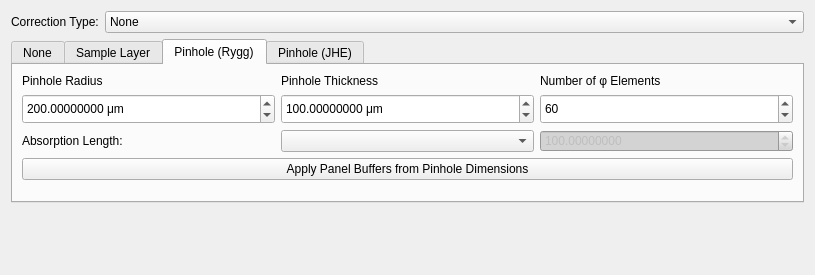
<?xml version="1.0" encoding="UTF-8"?>
<ui version="4.0">
 <class>pinhole_correction_editor</class>
 <widget class="QWidget" name="pinhole_correction_editor">
  <property name="geometry">
   <rect>
    <x>0</x>
    <y>0</y>
    <width>815</width>
    <height>275</height>
   </rect>
  </property>
  <property name="sizePolicy">
   <sizepolicy hsizetype="Preferred" vsizetype="Fixed">
    <horstretch>0</horstretch>
    <verstretch>0</verstretch>
   </sizepolicy>
  </property>
  <property name="windowTitle">
   <string>Pinhole Correction Editor</string>
  </property>
  <property name="styleSheet">
   <string notr="true">QDoubleSpinBox:disabled {background-color: LightGray;}
</string>
  </property>
  <layout class="QGridLayout" name="gridLayout">
   <item row="2" column="0" colspan="2">
    <widget class="HiddenBarTabWidget" name="tab_widget">
     <property name="sizePolicy">
      <sizepolicy hsizetype="Expanding" vsizetype="Fixed">
       <horstretch>0</horstretch>
       <verstretch>0</verstretch>
      </sizepolicy>
     </property>
     <property name="currentIndex">
      <number>2</number>
     </property>
     <widget class="QWidget" name="none_tab">
      <attribute name="title">
       <string>None</string>
      </attribute>
     </widget>
     <widget class="QWidget" name="sample_layer_tab">
      <attribute name="title">
       <string>Sample Layer</string>
      </attribute>
      <layout class="QGridLayout" name="gridLayout_4">
       <item row="0" column="0">
        <widget class="QLabel" name="sample_layer_standoff_label">
         <property name="text">
          <string>Layer Standoff</string>
         </property>
        </widget>
       </item>
       <item row="0" column="2">
        <widget class="QLabel" name="sample_pinhole_thickness_label">
         <property name="text">
          <string>Pinhole Thickness</string>
         </property>
        </widget>
       </item>
       <item row="1" column="2">
        <widget class="ScientificDoubleSpinBox" name="sample_pinhole_thickness">
         <property name="minimumSize">
          <size>
           <width>0</width>
           <height>30</height>
          </size>
         </property>
         <property name="keyboardTracking">
          <bool>false</bool>
         </property>
         <property name="suffix">
          <string> μm</string>
         </property>
         <property name="decimals">
          <number>8</number>
         </property>
         <property name="minimum">
          <double>0.100000000000000</double>
         </property>
         <property name="maximum">
          <double>10000000.000000000000000</double>
         </property>
         <property name="singleStep">
          <double>0.010000000000000</double>
         </property>
         <property name="value">
          <double>100.000000000000000</double>
         </property>
        </widget>
       </item>
       <item row="1" column="0">
        <widget class="ScientificDoubleSpinBox" name="sample_layer_standoff">
         <property name="minimumSize">
          <size>
           <width>0</width>
           <height>30</height>
          </size>
         </property>
         <property name="keyboardTracking">
          <bool>false</bool>
         </property>
         <property name="suffix">
          <string> μm</string>
         </property>
         <property name="decimals">
          <number>8</number>
         </property>
         <property name="minimum">
          <double>0.100000000000000</double>
         </property>
         <property name="maximum">
          <double>10000000.000000000000000</double>
         </property>
         <property name="singleStep">
          <double>0.010000000000000</double>
         </property>
         <property name="value">
          <double>150.000000000000000</double>
         </property>
        </widget>
       </item>
       <item row="1" column="1">
        <widget class="ScientificDoubleSpinBox" name="sample_layer_thickness">
         <property name="minimumSize">
          <size>
           <width>0</width>
           <height>30</height>
          </size>
         </property>
         <property name="keyboardTracking">
          <bool>false</bool>
         </property>
         <property name="suffix">
          <string> μm</string>
         </property>
         <property name="decimals">
          <number>8</number>
         </property>
         <property name="minimum">
          <double>0.100000000000000</double>
         </property>
         <property name="maximum">
          <double>10000000.000000000000000</double>
         </property>
         <property name="singleStep">
          <double>0.010000000000000</double>
         </property>
         <property name="value">
          <double>5.000000000000000</double>
         </property>
        </widget>
       </item>
       <item row="0" column="1">
        <widget class="QLabel" name="sample_layer_thickness_label">
         <property name="text">
          <string>Layer Thickness</string>
         </property>
        </widget>
       </item>
       <item row="2" column="1">
        <spacer name="verticalSpacer_3">
         <property name="orientation">
          <enum>Qt::Vertical</enum>
         </property>
         <property name="sizeHint" stdset="0">
          <size>
           <width>20</width>
           <height>1</height>
          </size>
         </property>
        </spacer>
       </item>
      </layout>
     </widget>
     <widget class="QWidget" name="rygg_tab">
      <attribute name="title">
       <string>Pinhole (Rygg)</string>
      </attribute>
      <layout class="QGridLayout" name="gridLayout_5">
       <item row="1" column="2">
        <widget class="QSpinBox" name="rygg_num_phi_elements">
         <property name="minimumSize">
          <size>
           <width>0</width>
           <height>30</height>
          </size>
         </property>
         <property name="toolTip">
          <string>&lt;html&gt;&lt;head/&gt;&lt;body&gt;&lt;p&gt;The number of φ elements to use for integration.&lt;/p&gt;&lt;p&gt;Larger is more accurate, but also takes longer to compute.&lt;/p&gt;&lt;/body&gt;&lt;/html&gt;</string>
         </property>
         <property name="keyboardTracking">
          <bool>false</bool>
         </property>
         <property name="minimum">
          <number>1</number>
         </property>
         <property name="maximum">
          <number>10000</number>
         </property>
         <property name="value">
          <number>60</number>
         </property>
        </widget>
       </item>
       <item row="1" column="0">
        <widget class="ScientificDoubleSpinBox" name="rygg_radius">
         <property name="minimumSize">
          <size>
           <width>0</width>
           <height>30</height>
          </size>
         </property>
         <property name="keyboardTracking">
          <bool>false</bool>
         </property>
         <property name="suffix">
          <string> μm</string>
         </property>
         <property name="decimals">
          <number>8</number>
         </property>
         <property name="maximum">
          <double>100000000.000000000000000</double>
         </property>
         <property name="singleStep">
          <double>0.010000000000000</double>
         </property>
         <property name="value">
          <double>200.000000000000000</double>
         </property>
        </widget>
       </item>
       <item row="0" column="1">
        <widget class="QLabel" name="rygg_thickness_label">
         <property name="text">
          <string>Pinhole Thickness</string>
         </property>
        </widget>
       </item>
       <item row="0" column="2">
        <widget class="QLabel" name="rygg_num_phi_elements_label">
         <property name="toolTip">
          <string>&lt;html&gt;&lt;head/&gt;&lt;body&gt;&lt;p&gt;The number of φ elements to use for integration.&lt;/p&gt;&lt;p&gt;Larger is more accurate, but also takes longer to compute.&lt;/p&gt;&lt;/body&gt;&lt;/html&gt;</string>
         </property>
         <property name="text">
          <string>&lt;html&gt;&lt;head/&gt;&lt;body&gt;&lt;p&gt;Number of φ Elements&lt;/p&gt;&lt;/body&gt;&lt;/html&gt;</string>
         </property>
        </widget>
       </item>
       <item row="0" column="0">
        <widget class="QLabel" name="rygg_radius_label">
         <property name="text">
          <string>Pinhole Radius</string>
         </property>
        </widget>
       </item>
       <item row="3" column="0" colspan="3">
        <widget class="QPushButton" name="rygg_apply_panel_buffers">
         <property name="toolTip">
          <string>&lt;html&gt;&lt;head/&gt;&lt;body&gt;&lt;p&gt;Apply panel buffers computed via the pinhole dimensions. These will be merged with any other panel buffers already present on the detectors.&lt;/p&gt;&lt;/body&gt;&lt;/html&gt;</string>
         </property>
         <property name="text">
          <string>Apply Panel Buffers from Pinhole Dimensions</string>
         </property>
        </widget>
       </item>
       <item row="1" column="1">
        <widget class="ScientificDoubleSpinBox" name="rygg_thickness">
         <property name="minimumSize">
          <size>
           <width>0</width>
           <height>30</height>
          </size>
         </property>
         <property name="keyboardTracking">
          <bool>false</bool>
         </property>
         <property name="suffix">
          <string> μm</string>
         </property>
         <property name="decimals">
          <number>8</number>
         </property>
         <property name="maximum">
          <double>100000000.000000000000000</double>
         </property>
         <property name="singleStep">
          <double>0.010000000000000</double>
         </property>
         <property name="value">
          <double>100.000000000000000</double>
         </property>
        </widget>
       </item>
       <item row="4" column="1">
        <spacer name="verticalSpacer_4">
         <property name="orientation">
          <enum>Qt::Vertical</enum>
         </property>
         <property name="sizeHint" stdset="0">
          <size>
           <width>20</width>
           <height>10</height>
          </size>
         </property>
        </spacer>
       </item>
       <item row="2" column="0">
        <widget class="QLabel" name="rygg_absorption_length_label">
         <property name="text">
          <string>Absorption Length:</string>
         </property>
        </widget>
       </item>
       <item row="2" column="1">
        <widget class="QComboBox" name="rygg_absorption_length_selector"/>
       </item>
       <item row="2" column="2">
        <widget class="ScientificDoubleSpinBox" name="rygg_absorption_length_value">
         <property name="enabled">
          <bool>false</bool>
         </property>
         <property name="decimals">
          <number>8</number>
         </property>
         <property name="minimum">
          <double>0.000001000000000</double>
         </property>
         <property name="maximum">
          <double>100000000.000000000000000</double>
         </property>
         <property name="value">
          <double>100.000000000000000</double>
         </property>
        </widget>
       </item>
      </layout>
     </widget>
     <widget class="QWidget" name="jhe_tab">
      <attribute name="title">
       <string>Pinhole (JHE)</string>
      </attribute>
      <layout class="QGridLayout" name="gridLayout_7">
       <item row="2" column="0" colspan="2">
        <widget class="QPushButton" name="jhe_apply_panel_buffers">
         <property name="toolTip">
          <string>&lt;html&gt;&lt;head/&gt;&lt;body&gt;&lt;p&gt;Apply panel buffers computed via the pinhole dimensions. These will be merged with any other panel buffers already present on the detectors.&lt;/p&gt;&lt;/body&gt;&lt;/html&gt;</string>
         </property>
         <property name="text">
          <string>Apply Panel Buffers from Pinhole Dimensions</string>
         </property>
        </widget>
       </item>
       <item row="0" column="0">
        <widget class="QLabel" name="jhe_radius_label">
         <property name="text">
          <string>Pinhole Radius</string>
         </property>
        </widget>
       </item>
       <item row="1" column="0">
        <widget class="ScientificDoubleSpinBox" name="jhe_radius">
         <property name="minimumSize">
          <size>
           <width>0</width>
           <height>30</height>
          </size>
         </property>
         <property name="keyboardTracking">
          <bool>false</bool>
         </property>
         <property name="suffix">
          <string> μm</string>
         </property>
         <property name="decimals">
          <number>8</number>
         </property>
         <property name="maximum">
          <double>100000000.000000000000000</double>
         </property>
         <property name="singleStep">
          <double>0.010000000000000</double>
         </property>
         <property name="value">
          <double>200.000000000000000</double>
         </property>
        </widget>
       </item>
       <item row="0" column="1">
        <widget class="QLabel" name="jhe_thickness_label">
         <property name="text">
          <string>Pinhole Thickness</string>
         </property>
        </widget>
       </item>
       <item row="1" column="1">
        <widget class="ScientificDoubleSpinBox" name="jhe_thickness">
         <property name="minimumSize">
          <size>
           <width>0</width>
           <height>30</height>
          </size>
         </property>
         <property name="keyboardTracking">
          <bool>false</bool>
         </property>
         <property name="suffix">
          <string> μm</string>
         </property>
         <property name="decimals">
          <number>8</number>
         </property>
         <property name="maximum">
          <double>100000000.000000000000000</double>
         </property>
         <property name="singleStep">
          <double>0.010000000000000</double>
         </property>
         <property name="value">
          <double>100.000000000000000</double>
         </property>
        </widget>
       </item>
       <item row="3" column="0" colspan="2">
        <spacer name="verticalSpacer_5">
         <property name="orientation">
          <enum>Qt::Vertical</enum>
         </property>
         <property name="sizeHint" stdset="0">
          <size>
           <width>20</width>
           <height>10</height>
          </size>
         </property>
        </spacer>
       </item>
      </layout>
     </widget>
    </widget>
   </item>
   <item row="0" column="0">
    <widget class="QLabel" name="correction_type_label">
     <property name="sizePolicy">
      <sizepolicy hsizetype="Fixed" vsizetype="Preferred">
       <horstretch>0</horstretch>
       <verstretch>0</verstretch>
      </sizepolicy>
     </property>
     <property name="text">
      <string>Correction Type:</string>
     </property>
    </widget>
   </item>
   <item row="0" column="1">
    <widget class="QComboBox" name="correction_type">
     <item>
      <property name="text">
       <string>None</string>
      </property>
     </item>
     <item>
      <property name="text">
       <string>Sample Layer</string>
      </property>
     </item>
     <item>
      <property name="text">
       <string>Pinhole (Rygg)</string>
      </property>
     </item>
     <item>
      <property name="text">
       <string>Pinhole (JHE)</string>
      </property>
     </item>
    </widget>
   </item>
   <item row="3" column="0" colspan="2">
    <spacer name="verticalSpacer">
     <property name="orientation">
      <enum>Qt::Vertical</enum>
     </property>
     <property name="sizeHint" stdset="0">
      <size>
       <width>20</width>
       <height>0</height>
      </size>
     </property>
    </spacer>
   </item>
  </layout>
 </widget>
 <customwidgets>
  <customwidget>
   <class>ScientificDoubleSpinBox</class>
   <extends>QDoubleSpinBox</extends>
   <header>scientificspinbox.py</header>
  </customwidget>
  <customwidget>
   <class>HiddenBarTabWidget</class>
   <extends>QTabWidget</extends>
   <header>hidden_bar_tab_widget</header>
   <container>1</container>
  </customwidget>
 </customwidgets>
 <tabstops>
  <tabstop>correction_type</tabstop>
  <tabstop>tab_widget</tabstop>
  <tabstop>sample_layer_standoff</tabstop>
  <tabstop>sample_layer_thickness</tabstop>
  <tabstop>sample_pinhole_thickness</tabstop>
  <tabstop>rygg_radius</tabstop>
  <tabstop>rygg_thickness</tabstop>
  <tabstop>rygg_num_phi_elements</tabstop>
  <tabstop>rygg_absorption_length_selector</tabstop>
  <tabstop>rygg_absorption_length_value</tabstop>
  <tabstop>rygg_apply_panel_buffers</tabstop>
  <tabstop>jhe_radius</tabstop>
  <tabstop>jhe_thickness</tabstop>
  <tabstop>jhe_apply_panel_buffers</tabstop>
 </tabstops>
 <resources/>
 <connections>
  <connection>
   <sender>correction_type</sender>
   <signal>currentIndexChanged(int)</signal>
   <receiver>tab_widget</receiver>
   <slot>setCurrentIndex(int)</slot>
   <hints>
    <hint type="sourcelabel">
     <x>476</x>
     <y>192</y>
    </hint>
    <hint type="destinationlabel">
     <x>405</x>
     <y>276</y>
    </hint>
   </hints>
  </connection>
 </connections>
</ui>
